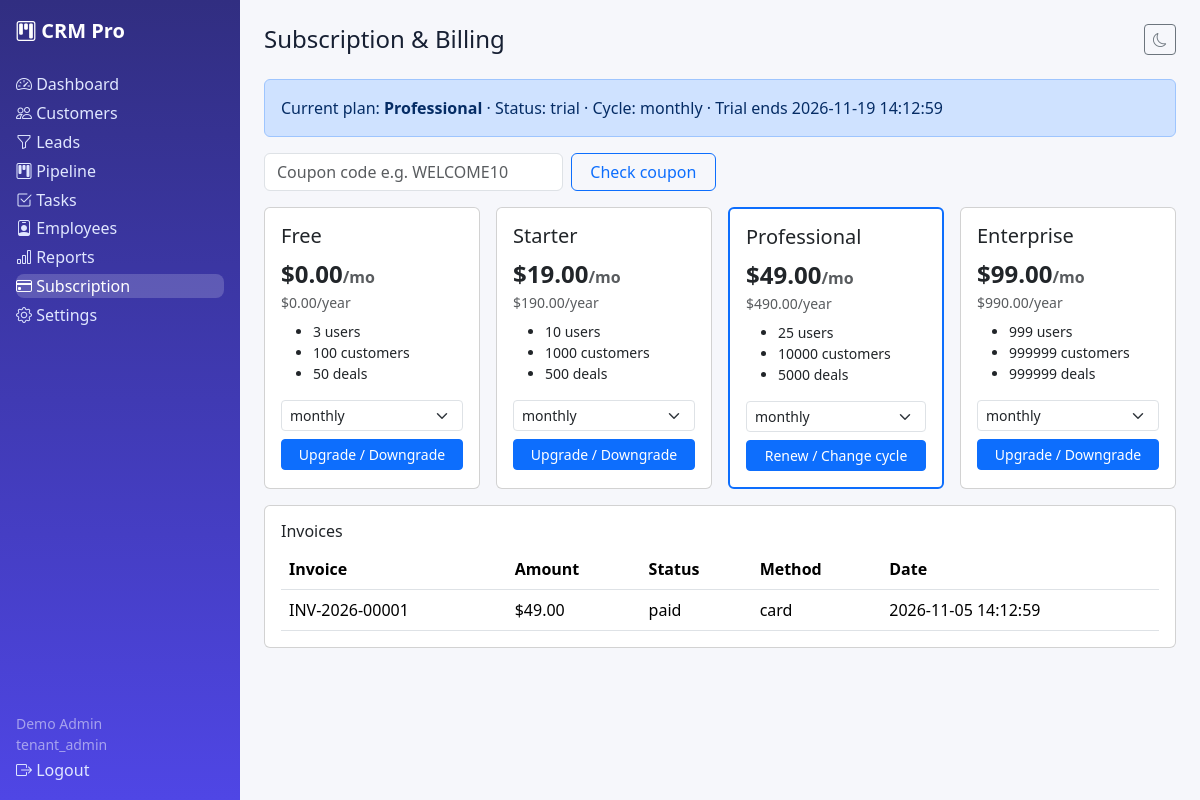
/subscription.php (signed in), run on the app's committed database.
### tables this page shows
CREATE TABLE subscriptions (id INT UNSIGNED AUTO_INCREMENT PRIMARY KEY, tenant_id INT UNSIGNED NOT NULL, plan_id INT UNSIGNED NOT NULL, status ENUM('trial','active','past_due','cancelled','expired') NOT NULL DEFAULT 'trial', billing_cycle ENUM('monthly','yearly') NOT NULL DEFAULT 'monthly', starts_at DATETIME NULL, ends_at DATETIME NULL, trial_ends_at DATETIME NULL, created_at DATETIME NOT NULL DEFAULT CURRENT_TIMESTAMP, INDEX idx_sub_tenant(tenant_id), CONSTRAINT fk_sub_tenant FOREIGN KEY(tenant_id) REFERENCES tenants(id) ON DELETE CASCADE, CONSTRAINT fk_sub_plan FOREIGN KEY(plan_id) REFERENCES plans(id));

CREATE TABLE plans (id INT UNSIGNED AUTO_INCREMENT PRIMARY KEY, name VARCHAR(80) NOT NULL, slug VARCHAR(80) NOT NULL UNIQUE, price_monthly DECIMAL(10,2) NOT NULL DEFAULT 0, price_yearly DECIMAL(10,2) NOT NULL DEFAULT 0, max_users INT NOT NULL DEFAULT 3, max_customers INT NOT NULL DEFAULT 100, max_deals INT NOT NULL DEFAULT 50, features TEXT NULL, is_active TINYINT(1) NOT NULL DEFAULT 1, created_at DATETIME NOT NULL DEFAULT CURRENT_TIMESTAMP);

CREATE TABLE invoices (id INT UNSIGNED AUTO_INCREMENT PRIMARY KEY, tenant_id INT UNSIGNED NOT NULL, payment_id INT UNSIGNED NULL, invoice_number VARCHAR(40) NOT NULL UNIQUE, amount DECIMAL(12,2) NOT NULL, status ENUM('draft','paid','overdue','cancelled') NOT NULL DEFAULT 'draft', issued_at DATETIME NULL, created_at DATETIME NOT NULL DEFAULT CURRENT_TIMESTAMP, INDEX idx_inv_tenant(tenant_id), CONSTRAINT fk_inv_tenant FOREIGN KEY(tenant_id) REFERENCES tenants(id) ON DELETE CASCADE, CONSTRAINT fk_inv_pay FOREIGN KEY(payment_id) REFERENCES payments(id) ON DELETE SET NULL);

CREATE TABLE payments (id INT UNSIGNED AUTO_INCREMENT PRIMARY KEY, tenant_id INT UNSIGNED NOT NULL, subscription_id INT UNSIGNED NULL, amount DECIMAL(12,2) NOT NULL, status ENUM('pending','paid','failed','refunded') NOT NULL DEFAULT 'pending', method VARCHAR(40) NULL, transaction_ref VARCHAR(120) NULL, paid_at DATETIME NULL, created_at DATETIME NOT NULL DEFAULT CURRENT_TIMESTAMP, INDEX idx_pay_tenant(tenant_id), CONSTRAINT fk_pay_tenant FOREIGN KEY(tenant_id) REFERENCES tenants(id) ON DELETE CASCADE, CONSTRAINT fk_pay_sub FOREIGN KEY(subscription_id) REFERENCES subscriptions(id) ON DELETE SET NULL);

### includes/functions.php (called while the page is built, shortened)
<?php
function e(?string $v): string { return htmlspecialchars($v ?? '', ENT_QUOTES, 'UTF-8'); }
function current_user(): ?array { return $_SESSION['user'] ?? null; }
function money($n): string { return '$' . number_format((float)$n, 2); }

### subscription.php (the view, shortened to what this page needs)
<?php require_once __DIR__ . '/includes/auth.php'; $user=require_role(['tenant_admin','manager','employee']); $pdo=db(); check_tenant_active($pdo); $tid=require_tenant(); $base='';
$active='subscription'; $pageTitle='Subscription & Billing';
$s=$pdo->prepare('SELECT s.*,p.name plan_name,p.price_monthly,p.price_yearly FROM subscriptions s JOIN plans p ON p.id=s.plan_id WHERE s.tenant_id=? ORDER BY s.id DESC LIMIT 1'); $s->execute([$tid]); $current=$s->fetch();
$plans=$pdo->query('SELECT * FROM plans WHERE is_active=1 ORDER BY price_monthly')->fetchAll();
$s=$pdo->prepare('SELECT i.*,p.method FROM invoices i LEFT JOIN payments p ON p.id=i.payment_id WHERE i.tenant_id=? ORDER BY i.id DESC'); $s->execute([$tid]); $invoices=$s->fetchAll();
include __DIR__ . '/includes/header.php'; ?>
<?php if($current): ?><div class="alert alert-primary">Current plan: <strong><?= e($current['plan_name']) ?></strong> · Status: <?= e($current['status']) ?> · Cycle: <?= e($current['billing_cycle']) ?><?php if($current['trial_ends_at']): ?> · Trial ends <?= e($current['trial_ends_at']) ?><?php endif; ?></div><?php endif; ?>
<form class="row g-2 mb-3" method="get"><div class="col-md-4"><input class="form-control" name="coupon" placeholder="Coupon code e.g. WELCOME10"></div><div class="col-md-2"><button class="btn btn-outline-primary w-100">Check coupon</button></div></form>
<div class="row g-3"><?php foreach($plans as $p): ?><div class="col-md-3"><div class="card p-3 h-100 <?= ($current['plan_id']??0)==$p['id']?'border-primary border-2':'' ?>"><h5><?= e($p['name']) ?></h5><div class="fs-4 fw-bold"><?= money($p['price_monthly']) ?><small class="fs-6 text-muted">/mo</small></div><div class="text-muted small"><?= money($p['price_yearly']) ?>/year</div>
<ul class="small mt-2"><li><?= $p['max_users'] ?> users</li><li><?= $p['max_customers'] ?> customers</li><li><?= $p['max_deals'] ?> deals</li></ul>
<form method="post"><?= csrf_field() ?><input type="hidden" name="plan_id" value="<?= $p['id'] ?>"><select class="form-select form-select-sm mb-2" name="cycle"><option>monthly</option><option>yearly</option></select><button class="btn btn-primary w-100 btn-sm"><?= ($current['plan_id']??0)==$p['id']?'Renew / Change cycle':'Upgrade / Downgrade' ?></button></form></div></div><?php endforeach; ?></div>
<div class="card p-3 mt-3"><h6>Invoices</h6><table class="table mb-0"><tr><th>Invoice</th><th>Amount</th><th>Status</th><th>Method</th><th>Date</th></tr><?php foreach($invoices as $i): ?><tr><td><?= e($i['invoice_number']) ?></td><td><?= money($i['amount']) ?></td><td><?= e($i['status']) ?></td><td><?= e($i['method']??'') ?></td><td><?= e($i['issued_at']) ?></td></tr><?php endforeach; ?></table></div>
<?php include __DIR__ . '/includes/footer.php'; ?>

### includes/header.php (shortened to what this page needs)
<?php $b = $base ?? ''; ?><!doctype html><html lang="en"><head><meta charset="utf-8"><meta name="viewport" content="width=device-width,initial-scale=1">
<link href="https://cdn.jsdelivr.net/npm/bootstrap@5.3.3/dist/css/bootstrap.min.css" rel="stylesheet">
<link href="https://cdn.jsdelivr.net/npm/bootstrap-icons@1.11.3/font/bootstrap-icons.min.css" rel="stylesheet">
<link href="<?= $b ?>assets/css/style.css" rel="stylesheet"></head>
<body><div class="layout"><?php include __DIR__ . '/sidebar.php'; ?><main class="main p-4">
<header class="d-flex justify-content-between align-items-center mb-4"><h1 class="h4 mb-0"><?= e($pageTitle ?? '') ?></h1>
<button class="btn btn-outline-secondary btn-sm" id="themeToggle" type="button"><i class="bi bi-moon"></i></button></header>

### includes/sidebar.php
<?php $b = $base ?? ''; ?>
<nav class="sidebar d-flex flex-column p-3">
  <a class="brand text-white text-decoration-none fs-5 fw-bold mb-4" href="<?= $b ?>dashboard.php"><i class="bi bi-kanban"></i> CRM Pro</a>
  <a class="nav-link <?= ($active??'')==='dashboard'?'active':'' ?>" href="<?= $b ?>dashboard.php"><i class="bi bi-speedometer2"></i> Dashboard</a>
  <a class="nav-link <?= ($active??'')==='customers'?'active':'' ?>" href="<?= $b ?>customers.php"><i class="bi bi-people"></i> Customers</a>
  <a class="nav-link <?= ($active??'')==='leads'?'active':'' ?>" href="<?= $b ?>leads.php"><i class="bi bi-funnel"></i> Leads</a>
  <a class="nav-link <?= ($active??'')==='deals'?'active':'' ?>" href="<?= $b ?>deals.php"><i class="bi bi-kanban"></i> Pipeline</a>
  <a class="nav-link <?= ($active??'')==='tasks'?'active':'' ?>" href="<?= $b ?>tasks.php"><i class="bi bi-check2-square"></i> Tasks</a>
  <a class="nav-link <?= ($active??'')==='employees'?'active':'' ?>" href="<?= $b ?>employees.php"><i class="bi bi-person-badge"></i> Employees</a>
  <a class="nav-link <?= ($active??'')==='reports'?'active':'' ?>" href="<?= $b ?>reports.php"><i class="bi bi-bar-chart"></i> Reports</a>
  <a class="nav-link <?= ($active??'')==='subscription'?'active':'' ?>" href="<?= $b ?>subscription.php"><i class="bi bi-credit-card"></i> Subscription</a>
  <a class="nav-link <?= ($active??'')==='settings'?'active':'' ?>" href="<?= $b ?>settings.php"><i class="bi bi-gear"></i> Settings</a>
  <div class="mt-auto small text-white-50"><?= e(current_user()['name'] ?? '') ?><br><?= e(current_user()['role'] ?? '') ?></div>
  <a class="nav-link" href="<?= $b ?>auth/logout.php"><i class="bi bi-box-arrow-right"></i> Logout</a>
</nav>

### includes/footer.php (shortened to what this page needs)
</main></div><script src="https://cdn.jsdelivr.net/npm/bootstrap@5.3.3/dist/js/bootstrap.bundle.min.js"></script>
</body></html>

### assets/css/style.css (style rules this page uses)
:root { --brand:#4f46e5;--bg:#f6f7fb;--card:#fff;--text:#172033 }
body { background:var(--bg);color:var(--text);font-family:system-ui,-apple-system,"Segoe UI",Roboto,sans-serif }
.layout { display:flex;min-height:100vh }
.sidebar { width:240px;background:linear-gradient(180deg,#312e81,#4f46e5);position:sticky;top:0;height:100vh }
.sidebar .nav-link { color:#e0e7ff;border-radius:.5rem;margin:.15rem 0 }
.sidebar .nav-link:hover,.sidebar .nav-link.active { background:rgba(255,255,255,.18);color:#fff }
.main { flex:1;min-width:0 }

### data on the page
subscriptions: plan.name "Professional", status "trial", billing_cycle "monthly", trial_ends_at "2026-11-19 14:12:59"
plans: name "Free", price_monthly "$0.00", price_yearly "$0.00", max_users "3", max_customers "100", max_deals "50", shows "Upgrade / Downgrade"
plans: name "Starter", price_monthly "$19.00", price_yearly "$190.00", max_users "10", max_customers "1000", max_deals "500", shows "Upgrade / Downgrade"
plans: name "Professional", price_monthly "$49.00", price_yearly "$490.00", max_users "25", max_customers "10000", max_deals "5000", shows "Renew / Change cycle"
plans: name "Enterprise", price_monthly "$99.00", price_yearly "$990.00", max_users "999", max_customers "999999", max_deals "999999", shows "Upgrade / Downgrade"
invoices: invoice_number "INV-2026-00001", amount "$49.00", status "paid", payment.method "card", issued_at "2026-11-05 14:12:59"

### other printed values
current_user()['name'] "Demo Admin"
current_user()['role'] "tenant_admin"
$pageTitle "Subscription & Billing"
